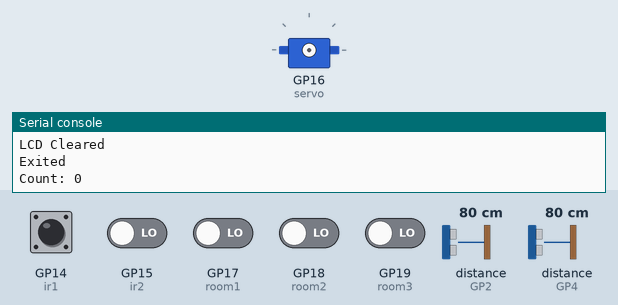
The program below on a simulated Raspberry Pi Pico running MicroPython. On the bench: servo, the last lines printed to the serial console. The test bench sets the inputs (shaded band); at power-on: GP14 (ir1) HIGH, GP15 (ir2), GP17 (room1), GP18 (room2), GP19 (room3) LOW, distance to the obstacle (sensors on GP2, GP4) 80 cm. The echo pulse lasts 58.3 µs per cm; WiFi joins after 1.5 s; requests to the public web service named in the program get a made-up reply in its usual format after 0.4 s (London, UTC, broken clouds, 64 % humidity, 1013 hPa unless stated); servo angles are drawn from the pulse width (0.5 ms = 0°, 2.5 ms = 180°); library files of the repository ran but are not shown: pico_i2c_lcd.py.

Above: at 4.7 s.
4.8 s: GP15 (ir2) driven HIGH
At 6.3 s:
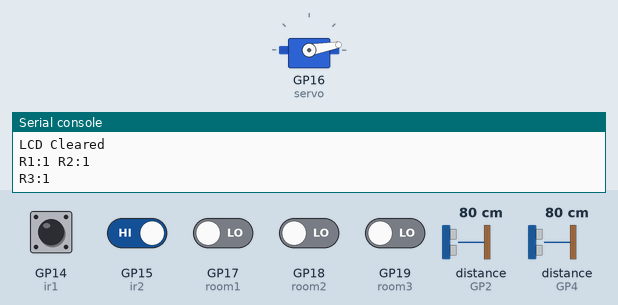
Timing chart, 0 to 7.8 s (numbered marks = the images above; inputs shaded):
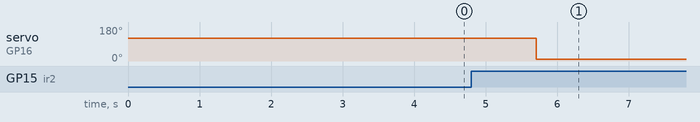

The program:

main_smart_public.py
```python
from machine import ADC, Pin, I2C, PWM, time_pulse_us
from pico_i2c_lcd import I2cLcd
import time
import network
import urequests

SSID = "YOUR WIFI NAME"
PASSWORD = "WIFI PASSWORD"
API_KEY = "API KEY FROM THINGSPEAK"

# -------- WIFI --------
wifi = network.WLAN(network.STA_IF)
wifi.active(True)
wifi.connect(SSID, PASSWORD)

print("Connecting WiFi...")
while not wifi.isconnected():
    pass
print("WiFi Connected")

# -------- LCD SETUP (MOVE UP) --------
i2c = I2C(0, sda=Pin(0), scl=Pin(1), freq=400000)
devices = i2c.scan()

if len(devices) == 0:
    print("No LCD found")
else:
    lcd = I2cLcd(i2c, devices[0], 2, 16)
    lcd.clear()

# -------- IR (ROOMS) --------
room1 = Pin(17, Pin.IN)
room2 = Pin(18, Pin.IN)
room3 = Pin(19, Pin.IN)

# -------- IR (DOOR) --------
ir1 = Pin(14, Pin.IN)
ir2 = Pin(15, Pin.IN)

# -------- SERVO --------
servo = PWM(Pin(16))
servo.freq(50)

def set_angle(angle):
    duty = int(2000 + (angle / 180) * 8000)
    servo.duty_u16(duty)

# -------- ULTRASONIC --------
trig_w = Pin(3, Pin.OUT)
echo_w = Pin(2, Pin.IN)

trig_b = Pin(5, Pin.OUT)
echo_b = Pin(4, Pin.IN)

def get_distance(trig, echo):
    trig.low()
    time.sleep_us(2)
    trig.high()
    time.sleep_us(10)
    trig.low()
    duration = time_pulse_us(echo, 1)

    if duration < 0:
        return 0

    return duration * 0.034 / 2

# -------- GAS --------
gas = ADC(Pin(26))

# -------- COUNT --------
count = 0

print("System Started...")

#  SAFE LCD USE
if 'lcd' in globals():
    lcd.putstr("System Started")
    time.sleep(2)
    lcd.clear()

# -------- THINGSPEAK --------
def send_data(r1, r2, r3, bin_level, gas_val, clean, water):
    url = "https://api.thingspeak.com/update?api_key=" + API_KEY + \
          "&field1=" + str(r1) + \
          "&field2=" + str(r2) + \
          "&field3=" + str(r3) + \
          "&field5=" + str(bin_level) + \
          "&field6=" + str(gas_val) + \
          "&field7=" + str(clean) + \
          "&field8=" + str(water)

    try:
        response = urequests.get(url)
        response.close()
        print("Sent to ThingSpeak")
    except:
        print("Send Error")

# -------- MAIN LOOP --------
while True:

    # -------- ENTRY --------
    if ir1.value() == 0:
        time.sleep(0.2)
        if ir1.value() == 0:
            count += 1
            print("Entered:", count)

            if 'lcd' in globals():
                lcd.clear()
                lcd.putstr("Entered\nCount: {}".format(count))
                time.sleep(1)

            set_angle(90)
            time.sleep(1)
            set_angle(0)

            while ir1.value() == 0:
                pass

    # -------- EXIT --------
    if ir2.value() == 0:
        time.sleep(0.2)
        if ir2.value() == 0:
            if count > 0:
                count -= 1
            print("Exited:", count)

            if 'lcd' in globals():
                lcd.clear()
                lcd.putstr("Exited\nCount: {}".format(count))
                time.sleep(1)

            set_angle(90)
            time.sleep(1)
            set_angle(0)

            while ir2.value() == 0:
                pass

    # -------- ROOMS --------
    r1 = 1 if room1.value() == 0 else 0
    r2 = 1 if room2.value() == 0 else 0
    r3 = 1 if room3.value() == 0 else 0

    print("Rooms:", r1, r2, r3)

    if 'lcd' in globals():
        lcd.clear()
        lcd.putstr("R1:{} R2:{}\nR3:{}".format(r1, r2, r3))
        time.sleep(1)

    # -------- ULTRASONIC --------
    water = get_distance(trig_w, echo_w)
    bin_level = get_distance(trig_b, echo_b)

    print("Water:", water)
    print("Bin:", bin_level)

    if 'lcd' in globals():
        lcd.clear()
        lcd.putstr("Bin:{} WATER:{}".format(int(bin_level), int(water)))
        time.sleep(1)

    # -------- GAS --------
    val = gas.read_u16()
    print("Gas Value:", val)

    if 'lcd' in globals():
        lcd.clear()
        lcd.putstr("Gas:{}".format(val))
        time.sleep(1)

    if val > 3000:
        print("Bad Smell")
        print("Cleaning Needed")

    # -------- CLEANING --------
    if count >= 5:
        print("Cleaning Required")

    print("----------------------")

    clean_flag = 1 if count >= 5 else 0

    send_data(r1, r2, r3, bin_level, val, clean_flag, water)

    time.sleep(5)
```
